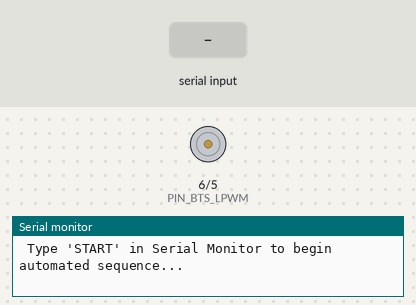
A sketch run on a simulated Arduino Nano, built with avr-gcc and run on an emulated ATmega328P. Shown: motor-driver pin pairs drawn as motors (green arrow = first pin HIGH = forward, orange = second pin HIGH = backward, longer = more drive, scaled by the enable pin), the last lines printed to the serial monitor. The test bench sets the inputs (shaded band).

Above: at 1.2 s.
1.3 s: "START\n" received over Serial
At 2.54 s:
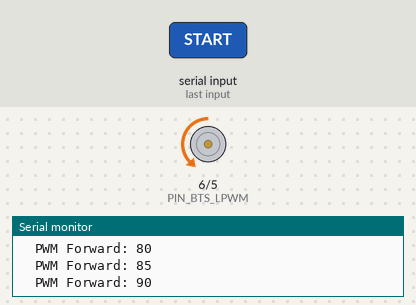
7.3 s: byte 119 ('w') received over Serial
10.3 s: byte 101 ('e') received over Serial
At 10.6 s:
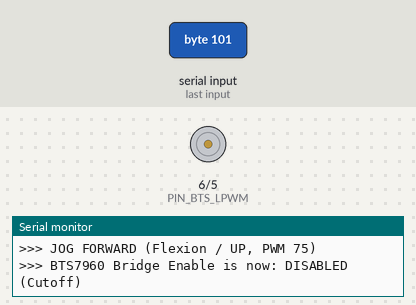
14.8 s: byte 69 ('E') received over Serial
Timing chart, 0 to 17.3 s (numbered marks = the images above; inputs shaded):
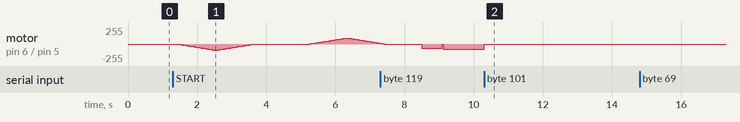

The sketch:

04_Test_BTS7960_Motor.ino
```cpp
/*
 * ======================================================================================
 * HARDWARE TEST 04: BTS7960 HIGH-POWER MOTOR CONTROLLER TEST
 * Target: Arduino Nano (ATmega328P)
 *
 * Purpose:
 *   Safely verify the BTS7960 (IBT-2) 43A motor driver, direction switching,
 *   PWM speed modulation, enable gate shutdown, and break-before-make timing.
 *
 * Safety Precautions:
 *   - The motor will NOT move until you explicitly type 'START' in the Serial Monitor!
 *   - Ensure the motor is secured to a workbench and mechanical limits are clear.
 *   - Keep an emergency power cutoff switch accessible.
 *
 * Hardware Wiring:
 *   - VCC    -> 5V logic
 *   - GND    -> GND logic
 *   - R_EN   -> Pin D4 (Jumpered with L_EN)
 *   - L_EN   -> Pin D4
 *   - RPWM   -> Pin D5 (Hardware Timer 0 PWM)
 *   - LPWM   -> Pin D6 (Hardware Timer 0 PWM)
 *   - B+     -> 12V Battery / Power Supply (+)
 *   - B-     -> Power Supply Ground (-)
 *   - M+ / M--> Motor terminals
 * ======================================================================================
 */

const int PIN_BTS_EN   = 4;
const int PIN_BTS_RPWM = 5;
const int PIN_BTS_LPWM = 6;

void stopMotor() {
    analogWrite(PIN_BTS_RPWM, 0);
    analogWrite(PIN_BTS_LPWM, 0);
}

void driveForward(int pwm) {
    analogWrite(PIN_BTS_LPWM, 0);
    analogWrite(PIN_BTS_RPWM, constrain(pwm, 0, 255));
}

void driveReverse(int pwm) {
    analogWrite(PIN_BTS_RPWM, 0);
    analogWrite(PIN_BTS_LPWM, constrain(pwm, 0, 255));
}

void setup() {
    Serial.begin(115200);
    while (!Serial && millis() < 3000);

    pinMode(PIN_BTS_EN, OUTPUT);
    pinMode(PIN_BTS_RPWM, OUTPUT);
    pinMode(PIN_BTS_LPWM, OUTPUT);

    // Initial safe state: disable bridge and zero PWMs
    digitalWrite(PIN_BTS_EN, LOW);
    stopMotor();

    Serial.println(F("\n========================================================"));
    Serial.println(F(" TEST 04: BTS7960 (IBT-2) MOTOR CONTROLLER INTEGRITY"));
    Serial.println(F("========================================================"));
    Serial.println(F("! SAFETY FIRST !"));
    Serial.println(F(" Ensure 12V power supply is ready and motor shaft is free to spin."));
    Serial.println(F(" Type 'START' in Serial Monitor to begin automated sequence...\n"));
}

void runAutomatedTest() {
    Serial.println(F(">>> STARTING MOTOR DRIVER INTEGRITY TEST <<<"));
    digitalWrite(PIN_BTS_EN, HIGH);
    delay(100);

    // -------------------------------------------------------------------------
    // TEST A: FORWARD RAMP (RPWM)
    // -------------------------------------------------------------------------
    Serial.println(F("\n[TEST A] Forward (Flexion / UP) Low-Speed Ramp (0 -> 90 -> 0)..."));
    for (int pwm = 0; pwm <= 90; pwm += 5) {
        driveForward(pwm);
        Serial.print(F("  PWM Forward: ")); Serial.println(pwm);
        delay(60);
    }
    for (int pwm = 90; pwm >= 0; pwm -= 5) {
        driveForward(pwm);
        Serial.print(F("  PWM Forward: ")); Serial.println(pwm);
        delay(60);
    }
    stopMotor();
    Serial.println(F("  [PASS] Forward cycle complete. Motor should have spun forward."));

    // Break-before-make transition pause (1.5 seconds)
    Serial.println(F("  Pausing 1.5s (Break-before-make dead-time)..."));
    delay(1500);

    // -------------------------------------------------------------------------
    // TEST B: REVERSE RAMP (LPWM)
    // -------------------------------------------------------------------------
    Serial.println(F("\n[TEST B] Reverse (Extension / DOWN) Low-Speed Ramp (0 -> 90 -> 0)..."));
    for (int pwm = 0; pwm <= 90; pwm += 5) {
        driveReverse(pwm);
        Serial.print(F("  PWM Reverse: ")); Serial.println(pwm);
        delay(60);
    }
    for (int pwm = 90; pwm >= 0; pwm -= 5) {
        driveReverse(pwm);
        Serial.print(F("  PWM Reverse: ")); Serial.println(pwm);
        delay(60);
    }
    stopMotor();
    Serial.println(F("  [PASS] Reverse cycle complete. Motor should have spun in reverse."));

    delay(1000);

    // -------------------------------------------------------------------------
    // TEST C: HARDWARE ENABLE GATE CUTOFF TEST
    // -------------------------------------------------------------------------
    Serial.println(F("\n[TEST C] Testing Hardware Gate Enable (D4 LOW cutoff)..."));
    Serial.println(F("  Applying PWM 60, then pulling PIN_BTS_EN (D4) LOW..."));
    driveForward(60);
    delay(600);
    digitalWrite(PIN_BTS_EN, LOW); // Pull enable LOW
    stopMotor();
    Serial.println(F("  [PASS] Enable pin pulled LOW. Motor should have immediately cut off!"));

    // Re-enable for manual control
    digitalWrite(PIN_BTS_EN, HIGH);
    Serial.println(F("\n========================================================"));
    Serial.println(F(" BTS7960 Automated Tests PASSED!"));
    Serial.println(F(" Entering Interactive Jog Mode:"));
    Serial.println(F("   'w' : Jog UP / Forward (PWM 70)"));
    Serial.println(F("   's' : Jog DOWN / Reverse (PWM 70)"));
    Serial.println(F("   ' ' : Stop immediately"));
    Serial.println(F("   'e' : Toggle Bridge Enable (Safety On/Off)"));
    Serial.println(F("========================================================\n"));
}

bool testStarted = false;
bool bridgeEnabled = true;

void loop() {
    if (!Serial.available()) return;

    if (!testStarted) {
        String input = Serial.readStringUntil('\n');
        input.trim();
        if (input.equalsIgnoreCase("START")) {
            testStarted = true;
            runAutomatedTest();
        } else {
            Serial.println(F("Type 'START' to run the motor diagnostic."));
        }
        return;
    }

    char c = Serial.read();
    switch (c) {
        case 'w':
        case 'W':
            if (bridgeEnabled) {
                driveForward(75);
                Serial.println(F(">>> JOG FORWARD (Flexion / UP, PWM 75)"));
            } else {
                Serial.println(F("[WARN] Bridge is disabled! Press 'e' to enable."));
            }
            break;

        case 's':
        case 'S':
            if (bridgeEnabled) {
                driveReverse(75);
                Serial.println(F(">>> JOG REVERSE (Extension / DOWN, PWM 75)"));
            } else {
                Serial.println(F("[WARN] Bridge is disabled! Press 'e' to enable."));
            }
            break;

        case ' ': // Spacebar = STOP
            stopMotor();
            Serial.println(F("--- MOTOR STOPPED ---"));
            break;

        case 'e':
        case 'E':
            bridgeEnabled = !bridgeEnabled;
            digitalWrite(PIN_BTS_EN, bridgeEnabled ? HIGH : LOW);
            if (!bridgeEnabled) stopMotor();
            Serial.print(F(">>> BTS7960 Bridge Enable is now: "));
            Serial.println(bridgeEnabled ? F("ENABLED (Active)") : F("DISABLED (Cutoff)"));
            break;

        default:
            break;
    }
}
```

Measured:
- after the input at 10.3 s, motor on pin 6 (PIN_BTS_LPWM) / pin 5 (PIN_BTS_RPWM): backward 75/255 → stopped at once
